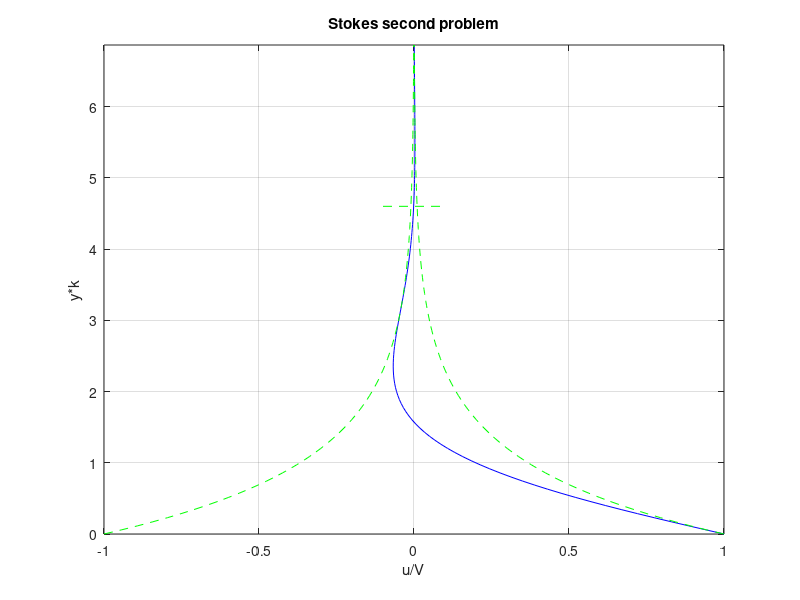

Recreate this plot in MATLAB.
% Stokes second problem
%
% Philipp Schlatter 2021

clear all;close all;
omega=2*pi/6;    % angular frequency of the plate
V=1;             % plate velocity   
nu=10;           % kinematic viscosity

ymax=30;         % domain height
tmax=2*pi/omega; % period
dy=0.25; 
dt=tmax/50;
y=0:dy:ymax;
t=0:dt:5*tmax;
k=sqrt(omega/2/nu);
um = V*exp(-k*y);
delta=4.6/k;

fprintf('boundary layer thickness: %f\n',delta)

%vidfile = VideoWriter('stokes2.mp4','MPEG-4');
%open(vidfile);

for i=1:length(t)

  u = V*exp(-k*y).*cos(k*y-omega*t(i));
  clf;hold on
  plot(u,y*k,'b');
  plot(um,y*k,'g--')
  plot(-um,y*k,'g--')
  plot([-0.1 0.1],[delta*k delta*k],'g--')
  axis([-V V 0 ymax*k]);
  box on;grid on
  xlabel('u/V')
  ylabel('y*k')
  title('Stokes second problem')
  
  % writeVideo(vidfile,getframe(gcf));
  pause(0.1);
      
end

%close(vidfile)
